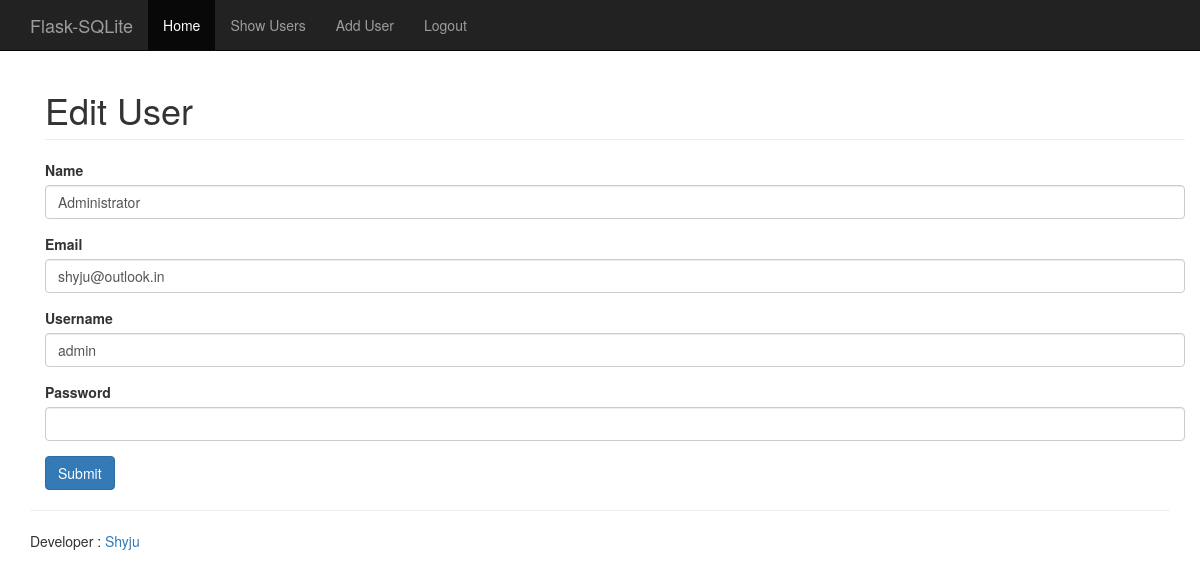
The app's page /edit_user/1 (signed in) with its own data.
### app/models.py (models this page shows, shortened)
class User(db.Model):
    __tablename__ = 'users'
    id = db.Column(db.Integer, primary_key = True)
    name = db.Column(db.String(255))
    email = db.Column(db.String(255), unique=True)
    username = db.Column(db.String(255), unique=True)
    password = db.Column(db.String(255))

### app/views.py (the view, shortened to what this page needs)
@app.route('/edit_user/<int:user_id>', methods=['POST', 'GET'])
@is_logged_in
def edit_user(user_id):
    user = User.query.filter_by(id=user_id).first()
    user_form = UserForm()
    if request.method == 'GET':
        user_form.name.data = user.name
        user_form.email.data = user.email
        user_form.username.data = user.username
    flash_errors(user_form)
    return render_template('edit_user.html', form=user_form,usid=user_id)

### app/forms.py
class UserForm(FlaskForm):
    name = StringField('Name', validators=[InputRequired()])
    email = StringField('Email', validators=[InputRequired()])
    username = StringField('Username', validators=[InputRequired()])
    password = StringField('Password', validators=[InputRequired()])

### app/views.py (called while the page is built)
def is_logged_in(f):
    @wraps(f)
    def wrap(*args, **kwargs):
        if 'logged_in' in session:
            return f(*args, **kwargs)
        else:
            flash('Unauthorized, Please login', 'danger')
            return redirect(url_for('login'))
    return wrap

def flash_errors(form):
    for field, errors in form.errors.items():
        for error in errors:
            flash(u"Error in the %s field - %s" % (
                getattr(form, field).label.text,
                error
            ))

@app.after_request
def add_header(response):
    response.headers['X-UA-Compatible'] = 'IE=Edge,chrome=1'
    response.headers['Cache-Control'] = 'public, max-age=600'
    return response

### app/templates/edit_user.html (shortened to what this page needs)
{% extends 'base.html' %}
{% block main %}
<div class="container">
  <h1 class="page-header">Edit User</h1>
  <form method="POST" action=""{{url_for('edit_user', user_id=usid)}}">
    <div class="form-group">{{ form.name.label }} {{ form.name(size=20, class="form-control") }}</div>
    <div class="form-group">{{ form.email.label }} {{ form.email(size=20, class="form-control", type="email") }}</div>
	<div class="form-group">{{ form.username.label }} {{ form.username(size=20, class="form-control") }}</div>
	<div class="form-group">{{ form.password.label }} {{ form.password(size=20, class="form-control",type="password") }}</div>
    <button type="submit" class="btn btn-primary">Submit</button>
</form>
</div>
{% endblock %}

### app/static/css/app.css (style rules this page uses)
body { padding-top: 50px; }

### records on screen
User: name "Administrator", email "shyju@outlook.in", username "admin"
